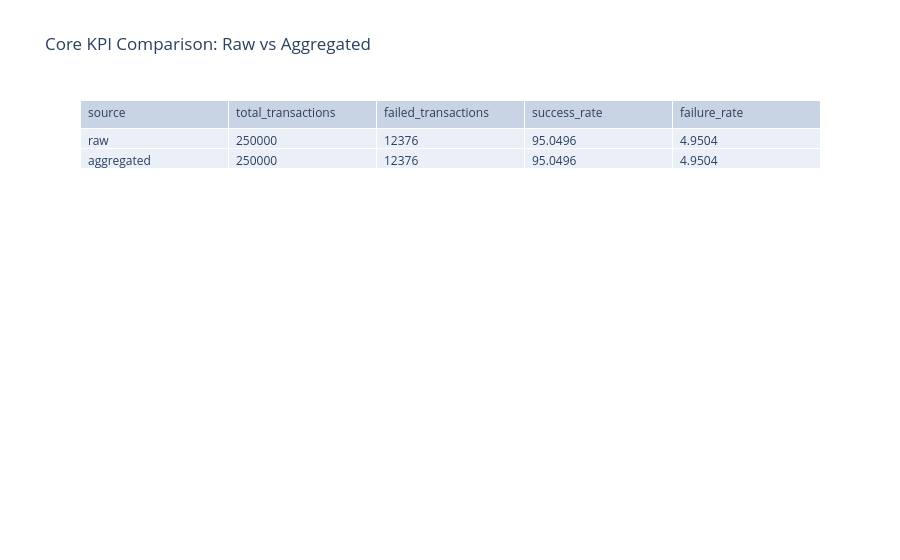
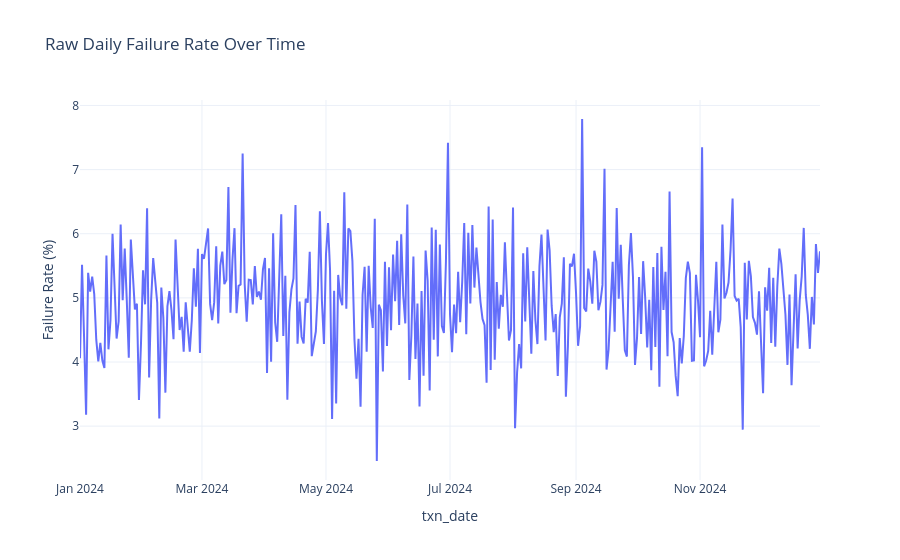
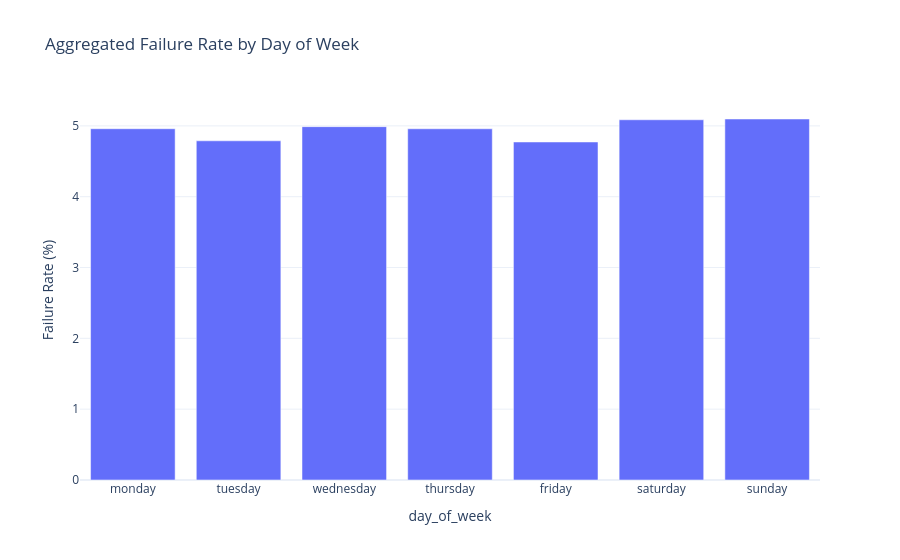

Write notebook code for charts like these, in order.
### Markdown cell above
## 1. Core KPI Layer

**Question:** What is the overall reliability of the system?

**Hypothesis:** The transaction system should show a stable baseline success rate, with any sustained increase in failure rate indicating a reliability regression.

**Raw vs Aggregated Comparison:**
- **Raw KPI:** Calculated directly from all 250,000 individual transactions in the cleaned dataset
- **Aggregated KPI:** Pre-computed from the summary table (totals already summed across all group combinations)
- Both should show the same overall failure rate; differences indicate data loading or calculation discrepancies

### Code cell
raw_total = len(raw_df)
raw_failed = int(raw_df["is_failed"].sum())
raw_success_rate = 100 * (raw_total - raw_failed) / raw_total if raw_total else np.nan
raw_failure_rate = 100 * raw_failed / raw_total if raw_total else np.nan

agg_total = int(agg_df["total_transactions"].sum()) if "total_transactions" in agg_df.columns else np.nan
agg_failed = int(agg_df["failed_transactions"].sum()) if "failed_transactions" in agg_df.columns else np.nan
agg_success_rate = 100 * (agg_total - agg_failed) / agg_total if agg_total else np.nan
agg_failure_rate = 100 * agg_failed / agg_total if agg_total else np.nan

kpi_df = pd.DataFrame([
    {"source": "raw", "total_transactions": raw_total, "failed_transactions": raw_failed, "success_rate": raw_success_rate, "failure_rate": raw_failure_rate},
    {"source": "aggregated", "total_transactions": agg_total, "failed_transactions": agg_failed, "success_rate": agg_success_rate, "failure_rate": agg_failure_rate},
])

fig_kpi = go.Figure(data=[go.Table(
    header=dict(values=list(kpi_df.columns), align="left"),
    cells=dict(values=[kpi_df[col] for col in kpi_df.columns], align="left"),
)])
fig_kpi.update_layout(title="Core KPI Comparison: Raw vs Aggregated")
fig_kpi.show()

daily = raw_df.dropna(subset=["timestamp"]).copy()
daily["txn_date"] = daily["timestamp"].dt.date
daily_summary = daily.groupby("txn_date", as_index=False).agg(
    total_transactions=("is_failed", "size"),
    failed_transactions=("is_failed", "sum"),
)
daily_summary["failure_rate"] = np.where(
    daily_summary["total_transactions"] > 0,
    daily_summary["failed_transactions"] / daily_summary["total_transactions"] * 100,
    np.nan,
 )
fig_trend = px.line(daily_summary, x="txn_date", y="failure_rate", title="Raw Daily Failure Rate Over Time")
fig_trend.update_yaxes(title="Failure Rate (%)")
fig_trend.show()

agg_daily = agg_df.groupby("day_of_week", as_index=False).agg(
    total_transactions=("total_transactions", "sum"),
    failed_transactions=("failed_transactions", "sum"),
) if "day_of_week" in agg_df.columns else pd.DataFrame()
if len(agg_daily):
    agg_daily["failure_rate"] = np.where(agg_daily["total_transactions"] > 0, agg_daily["failed_transactions"] / agg_daily["total_transactions"] * 100, np.nan)
    fig_agg_daily = px.bar(agg_daily, x="day_of_week", y="failure_rate", title="Aggregated Failure Rate by Day of Week")
    fig_agg_daily.update_yaxes(title="Failure Rate (%)")
    fig_agg_daily.show()

### Figure 1 — Plotly figure (JSON) as saved in the notebook; plotly's stock layout.template omitted (floating-point values rounded to 4 significant figures)
{"data": [{"cells": {"align": "left", "values": [["raw", "aggregated"], [250000, 250000], [12376, 12376], [95.05, 95.05], [4.95, 4.95]]}, "header": {"align": "left", "values": ["source", "total_transactions", "failed_transactions", "success_rate", "failure_rate"]}, "type": "table"}], "layout": {"title": {"text": "Core KPI Comparison: Raw vs Aggregated"}}}

### Figure 2 — Plotly figure (JSON) as saved in the notebook; plotly's stock layout.template omitted (floating-point values rounded to 4 significant figures; data arrays with more than 128 entries replaced by an {"elided": "..."} marker saying what was removed)
{"data": [{"hovertemplate": "txn_date=%{x}<br>failure_rate=%{y}<extra></extra>", "legendgroup": "", "line": {"color": "#636efa", "dash": "solid"}, "marker": {"symbol": "circle"}, "mode": "lines", "name": "", "orientation": "v", "showlegend": false, "type": "scatter", "x": {"elided": "365 str values"}, "xaxis": "x", "y": {"elided": "365 float values"}, "yaxis": "y"}], "layout": {"legend": {"tracegroupgap": 0}, "title": {"text": "Raw Daily Failure Rate Over Time"}, "xaxis": {"anchor": "y", "domain": [0, 1], "title": {"text": "txn_date"}}, "yaxis": {"anchor": "x", "domain": [0, 1], "title": {"text": "Failure Rate (%)"}}}}

### Figure 3 — Plotly figure (JSON) as saved in the notebook; plotly's stock layout.template omitted (floating-point values rounded to 4 significant figures)
{"data": [{"hovertemplate": "day_of_week=%{x}<br>failure_rate=%{y}<extra></extra>", "legendgroup": "", "marker": {"color": "#636efa", "pattern": {"shape": ""}}, "name": "", "orientation": "v", "showlegend": false, "textposition": "auto", "type": "bar", "x": ["monday", "tuesday", "wednesday", "thursday", "friday", "saturday", "sunday"], "xaxis": "x", "y": [4.96, 4.789, 4.989, 4.959, 4.772, 5.086, 5.097], "yaxis": "y"}], "layout": {"barmode": "relative", "legend": {"tracegroupgap": 0}, "title": {"text": "Aggregated Failure Rate by Day of Week"}, "xaxis": {"anchor": "y", "domain": [0, 1], "title": {"text": "day_of_week"}}, "yaxis": {"anchor": "x", "domain": [0, 1], "title": {"text": "Failure Rate (%)"}}}}
